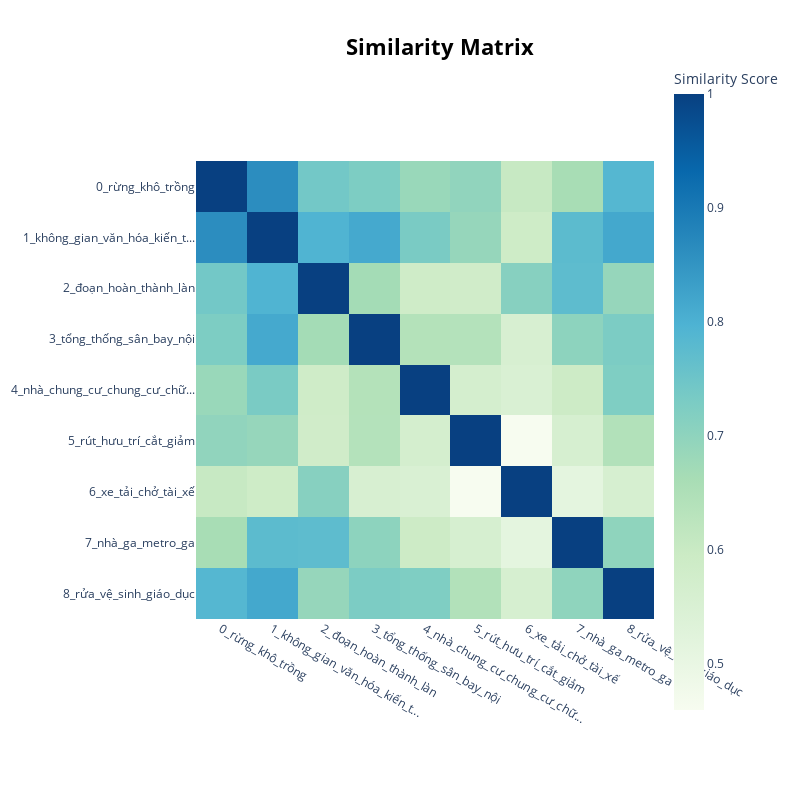

This figure's notebook cell:
### Markdown cell above
### Visualize Topic Similarity

### Code cell
topic_model.visualize_heatmap()

### Figure 1 — Plotly figure (JSON) as saved in the notebook; plotly's stock layout.template omitted (floating-point values rounded to 4 significant figures)
{"data": [{"coloraxis": "coloraxis", "hovertemplate": "x: %{x}<br>y: %{y}<br>Similarity Score: %{z}<extra></extra>", "name": "0", "type": "heatmap", "x": ["0_rừng_khô_trồng", "1_không_gian_văn_hóa_kiến_t...", "2_đoạn_hoàn_thành_làn", "3_tổng_thống_sân_bay_nội", "4_nhà_chung_cư_chung_cư_chữ...", "5_rút_hưu_trí_cắt_giảm", "6_xe_tải_chở_tài_xế", "7_nhà_ga_metro_ga", "8_rửa_vệ_sinh_giáo_dục"], "xaxis": "x", "y": ["0_rừng_khô_trồng", "1_không_gian_văn_hóa_kiến_t...", "2_đoạn_hoàn_thành_làn", "3_tổng_thống_sân_bay_nội", "4_nhà_chung_cư_chung_cư_chữ...", "5_rút_hưu_trí_cắt_giảm", "6_xe_tải_chở_tài_xế", "7_nhà_ga_metro_ga", "8_rửa_vệ_sinh_giáo_dục"], "yaxis": "y", "z": [[1.0, 0.8624, 0.7413, 0.7268, 0.6838, 0.6961, 0.6038, 0.6618, 0.786], [0.8624, 1.0, 0.7948, 0.8141, 0.7317, 0.6891, 0.5871, 0.7761, 0.8156], [0.7413, 0.7948, 1.0, 0.6673, 0.584, 0.5823, 0.7118, 0.7737, 0.6897], [0.7268, 0.8141, 0.6673, 1.0, 0.6394, 0.6385, 0.5567, 0.7033, 0.7276], [0.6838, 0.7317, 0.584, 0.6394, 1.0, 0.5682, 0.5518, 0.5903, 0.7232], [0.6961, 0.6891, 0.5823, 0.6385, 0.5682, 1.0, 0.4592, 0.5605, 0.6427], [0.6038, 0.5871, 0.7118, 0.5567, 0.5518, 0.4592, 1.0, 0.5145, 0.5606], [0.6618, 0.7761, 0.7737, 0.7033, 0.5903, 0.5605, 0.5145, 1.0, 0.6997], [0.786, 0.8156, 0.6897, 0.7276, 0.7232, 0.6427, 0.5606, 0.6997, 1.0]]}], "layout": {"coloraxis": {"colorbar": {"title": {"text": "Similarity Score"}}, "colorscale": [[0, "rgb(247,252,240)"], [0.125, "rgb(224,243,219)"], [0.25, "rgb(204,235,197)"], [0.375, "rgb(168,221,181)"], [0.5, "rgb(123,204,196)"], [0.625, "rgb(78,179,211)"], [0.75, "rgb(43,140,190)"], [0.875, "rgb(8,104,172)"], [1, "rgb(8,64,129)"]]}, "height": 800, "hoverlabel": {"bgcolor": "white", "font": {"family": "Rockwell", "size": 16}}, "legend": {"title": {"text": "Trend"}}, "margin": {"t": 60}, "showlegend": true, "title": {"font": {"color": "Black", "size": 22}, "text": "<b>Similarity Matrix</b>", "x": 0.55, "xanchor": "center", "y": 0.95, "yanchor": "top"}, "width": 800, "xaxis": {"anchor": "y", "constrain": "domain", "domain": [0, 1], "scaleanchor": "y"}, "yaxis": {"anchor": "x", "autorange": "reversed", "constrain": "domain", "domain": [0, 1]}}}
